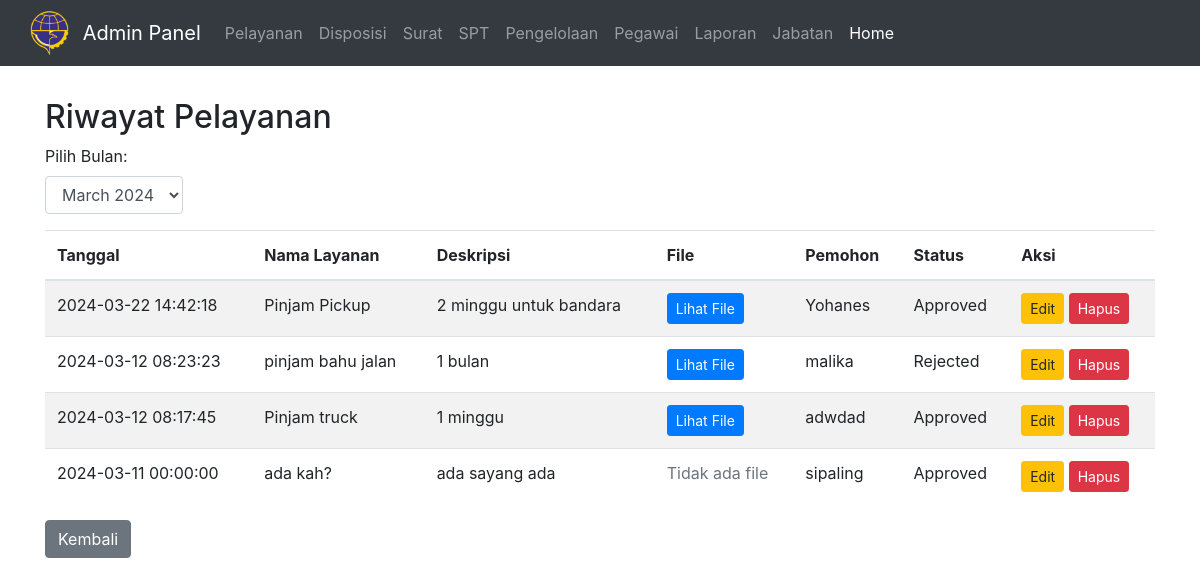
The app's page /umum/admin/riwayat_pelayanan.php, older data.
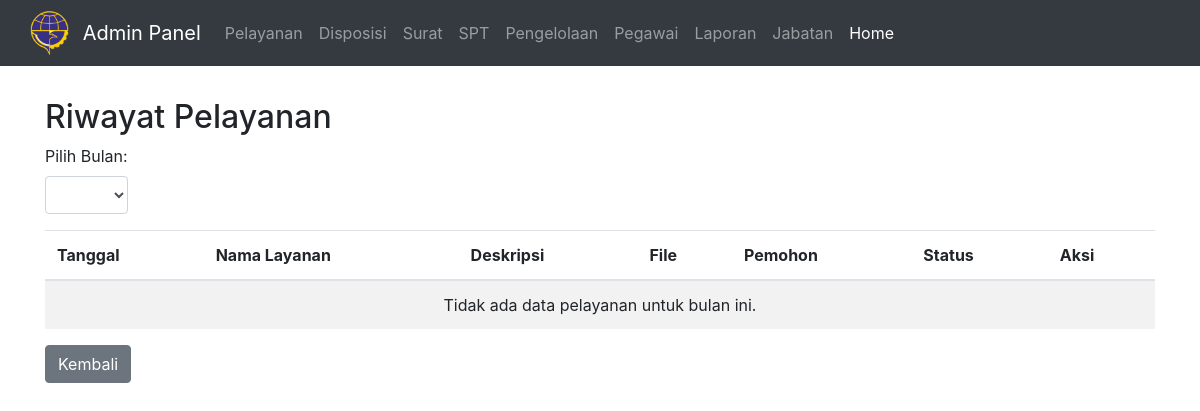
The same page, newer data.
### tables this page shows
CREATE TABLE `pelayananumum` (
  `id` int NOT NULL,
  `tanggal` datetime NOT NULL,
  `nama_layanan` varchar(255) DEFAULT NULL,
  `deskripsi` text,
  `file_google_drive` varchar(255) DEFAULT NULL,
  `pemohon` varchar(255) NOT NULL,
  `status` enum('Pending','Approved','Rejected') NOT NULL
);

### umum/admin/riwayat_pelayanan.php (the view, shortened to what this page needs)
<?php
include_once 'koneksi.php';
$query_months = "SELECT DISTINCT MONTH(tanggal) AS month, YEAR(tanggal) AS year FROM pelayananumum WHERE status IN ('Approved', 'Rejected') ORDER BY year, month ASC";
$result_months = mysqli_query($koneksi, $query_months);
$months = [];
while ($row_month = mysqli_fetch_assoc($result_months)) {
    $month_num = $row_month['month'];
    $year = $row_month['year'];
    $month_name = date("F Y", mktime(0, 0, 0, $month_num, 10, $year));
    $months["$year-$month_num"] = $month_name;
}
$current_month = isset($_GET['month']) ? mysqli_real_escape_string($koneksi, $_GET['month']) : (count($months) > 0 ? array_keys($months)[0] : date('Y-n'));
list($current_year, $current_month_num) = explode('-', $current_month);
$query_pelayananumum = "SELECT * FROM pelayananumum WHERE YEAR(tanggal) = ? AND MONTH(tanggal) = ? AND status IN ('Approved', 'Rejected') ORDER BY tanggal DESC";
$stmt = $koneksi->prepare($query_pelayananumum);
$stmt->bind_param("ii", $current_year, $current_month_num);
$stmt->execute();
$result_pelayananumum = $stmt->get_result();
?>
<?php include_once 'header.php'; ?>
<div class="container mt-5">
    <h2>Riwayat Pelayanan</h2>
    <form action="" method="get" class="mb-3">
        <div class="form-row">
            <div class="col-auto">
                <label for="month">Pilih Bulan:</label>
                <select name="month" id="month" class="form-control" onchange="this.form.submit()">
                    <?php foreach ($months as $month_key => $month_name) : ?>
                        <option value="<?php echo $month_key; ?>" <?php if ($month_key == $current_month) echo 'selected'; ?>><?php echo $month_name; ?></option>
                    <?php endforeach; ?>
                </select>
            </div>
        </div>
    </form>
    <div class="table-responsive mt-3">
        <table class="table table-striped">
            <thead>
                <tr>
                    <th>Tanggal</th>
                    <th>Nama Layanan</th>
                    <th>Deskripsi</th>
                    <th>File</th>
                    <th>Pemohon</th>
                    <th>Status</th>
                    <th>Aksi</th>
                </tr>
            </thead>
            <tbody>
                <?php if ($result_pelayananumum->num_rows > 0) : ?>
                    <?php while ($row = $result_pelayananumum->fetch_assoc()) : ?>
                        <tr>
                            <td><?php echo htmlspecialchars($row['tanggal']); ?></td>
                            <td><?php echo htmlspecialchars($row['nama_layanan']); ?></td>
                            <td><?php echo htmlspecialchars($row['deskripsi']); ?></td>
                            <td>
                                <?php if (!empty($row['file_google_drive'])) : ?>
                                    <a href="<?php echo htmlspecialchars($row['file_google_drive']); ?>" target="_blank" class="btn btn-sm btn-primary">Lihat File</a>
                                <?php else : ?>
                                    <span class="text-muted">Tidak ada file</span>
                                <?php endif; ?>
                            </td>
                            <td><?php echo htmlspecialchars($row['pemohon']); ?></td>
                            <td><?php echo htmlspecialchars($row['status']); ?></td>
                            <td>
                                <a href="edit_layanan.php?id=<?php echo htmlspecialchars($row['id']); ?>" class="btn btn-sm btn-warning">Edit</a>
                                <a href="hapus_layanan.php?id=<?php echo htmlspecialchars($row['id']); ?>" class="btn btn-sm btn-danger" onclick="return confirm('Yakin ingin menghapus data ini?')">Hapus</a>
                            </td>
                        </tr>
                    <?php endwhile; ?>
                <?php else : ?>
                    <tr>
                        <td colspan="7" class="text-center">Tidak ada data pelayanan untuk bulan ini.</td>
                    </tr>
                <?php endif; ?>
            </tbody>
        </table>
        <a href="javascript:history.go(-1);" class="btn btn-secondary">Kembali</a>
    </div>
</div>
<div style="height: 100px;"></div>
</body>
</html>

Row changes from the older to the newer data that the page shows:
removed pelayananumum: tanggal "2024-03-22 14:42:18", nama_layanan "Pinjam Pickup", deskripsi "2 minggu untuk bandara", pemohon "Yohanes", status "Approved"
removed pelayananumum: tanggal "2024-03-12 08:23:23", nama_layanan "pinjam bahu jalan", deskripsi "1 bulan", pemohon "malika", status "Rejected"
removed pelayananumum: tanggal "2024-03-12 08:17:45", nama_layanan "Pinjam truck", deskripsi "1 minggu", pemohon "adwdad", status "Approved"
removed pelayananumum: tanggal "2024-03-11 00:00:00", nama_layanan "ada kah?", deskripsi "ada sayang ada", shows "Tidak ada file", pemohon "sipaling", status "Approved"
Text that changed along with them:
form field month: "March 2024" → (not shown)
text now shown: "Tidak ada data pelayanan untuk bulan ini."
